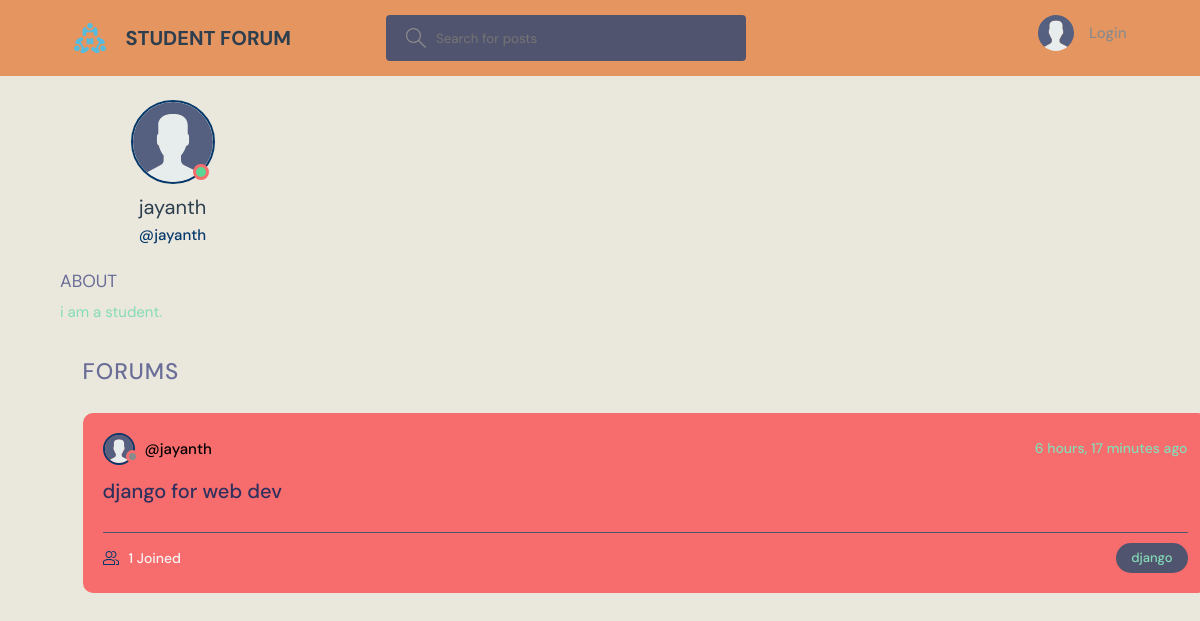
Page /profile/9/ on the committed database.
### base/models.py (models this page shows, shortened)
class User(AbstractUser):
    name = models.CharField(max_length=200, null=True)
    email = models.EmailField(unique=True, null=True)
    bio = models.TextField(null=True)
    avatar = models.ImageField(null=True, default="avatar.svg")
    USERNAME_FIELD = 'email'
    REQUIRED_FIELDS = []

class Room(models.Model):
    host = models.ForeignKey(User, on_delete=models.SET_NULL, null=True)
    topic = models.ForeignKey(Topic, on_delete=models.SET_NULL, null=True)
    name = models.CharField(max_length=200)
    description = models.TextField(null=True, blank=True)
    participants = models.ManyToManyField(
        User, related_name='participants', blank=True)
    updated = models.DateTimeField(auto_now=True)
    created = models.DateTimeField(auto_now_add=True)
    class Meta:
        ordering = ['-updated', '-created']

class Topic(models.Model):
    name = models.CharField(max_length=200)

### base/views.py (the view)
# urls.py: path('profile/<str:pk>/', views.userProfile, name="user-profile"),
def userProfile(request, pk):
    user = User.objects.get(id=pk)
    rooms = user.room_set.all()
    room_messages = user.message_set.all()
    topics = Topic.objects.all()
    context = {'user': user, 'rooms': rooms,
               'room_messages': room_messages, 'topics': topics}
    return render(request, 'base/profile.html', context)

### base/templates/base/profile.html (shortened to what this page needs)
{% extends 'main.html' %}
{% block content %}
<main class="profile-page layout layout--3">
  <div class="container">
    <div class="roomList">
      <div class="profile">
        <div class="profile__avatar">
          <div class="avatar avatar--large active">
            <img src="{{user.avatar.url}}" />
          </div>
        </div>
        <div class="profile__info">
          <h3>{{user.name}}</h3>
          <p>@{{user.username}}</p>
        </div>
        <div class="profile__about">
          <h3>About</h3>
          <p>
            {{user.bio}}
          </p>
        </div>
      </div>
      <div class="roomList__header">
        <div>
          <h2>FORUMS</a>
          </h2>
        </div>
      </div>
      {% include 'base/feed_component.html' %}
    </div>
  </div>
</main>
{% endblock content %}

### templates/main.html (shortened to what this page needs)
<!DOCTYPE html>
{% load static %}
<html lang="en">
<head>
    <link rel="stylesheet" href="{% static 'styles/style.css' %}" />
</head>
<body>
    {% include 'navbar.html' %}
    {% block content %}
    {% endblock %}
</body>
</html>

### templates/navbar.html (shortened to what this page needs)
{% load static %}
<header class="header header--loggedIn">
    <div class="container">
        <a href="{% url 'home' %}" class="header__logo">
            <img src="{% static 'images/logo.svg' %}" />
            <h1>STUDENT FORUM</h1>
        </a>
        <form class="header__search" method="GET" action="{% url 'home' %}">
            <label>
                <input name="q" placeholder="Search for posts" />
            </label>
        </form>
        <nav class="header__menu">
            {% if request.user.is_authenticated %}
            <div class="header__user">
                <a href="{% url 'update-user' %}">
                    <div class="avatar avatar--medium active">
                        <img src="{{request.user.avatar.url}}" />
                    </div>
                    <p>{{request.user.username}} <span>@{{request.user.username}}</span></p>
                </a>
                <button class="dropdown-button">
                    <svg version="1.1" xmlns="http://www.w3.org/2000/svg" width="32" height="32" viewBox="0 0 32 32">
                        <title>chevron-down</title>
                        <path d="M16 21l-13-13h-3l16 16 16-16h-3l-13 13z"></path>
                    </svg>
                </button>
            </div>
            {% else %}
            <a href="{% url 'login' %}">
                <img src="{% static 'images/avatar.svg' %}" />
                <p>Login</p>
            </a>
            {% endif %}
        </nav>
    </div>
</header>

### base/templates/base/feed_component.html (shortened to what this page needs)
{% for room in rooms %}
<div class="roomListRoom">
    <div class="roomListRoom__header">
        <a href="{% url 'user-profile' room.host.id %}" class="roomListRoom__author">
            <div class="avatar avatar--small">
                <img src="{{room.host.avatar.url}}" />
            </div>
            <span>@{{room.host.username}}</span>
        </a>
        <div class="roomListRoom__actions">
            <span>{{room.created|timesince}} ago</span>
        </div>
    </div>
    <div class="roomListRoom__content">
        <a href="{% url 'room' room.id %}">{{room.name}}</a>
    </div>
    <div class="roomListRoom__meta">
        <a href="{% url 'room' room.id %}" class="roomListRoom__joined">
            {{room.participants.all.count}} Joined
        </a>
        <p class="roomListRoom__topic">{{room.topic.name}}</p>
    </div>
</div>
{% endfor %}

### rows in the picture
User: avatar (placeholder picture), name "jayanth", username "jayanth", bio "i am a student."
Room: host.avatar (placeholder picture), host.username "jayanth", created "6 hours, 17 minutes", name "django for web dev", participants.all.count "1", topic.name "django"
